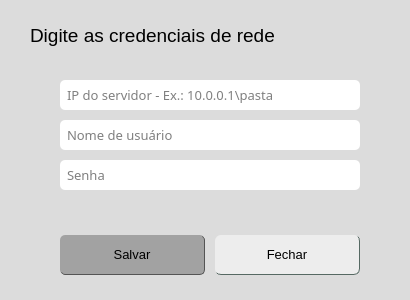
<?xml version="1.0" encoding="UTF-8"?>
<ui version="4.0">
 <class>confServidor</class>
 <widget class="QMainWindow" name="confServidor">
  <property name="enabled">
   <bool>true</bool>
  </property>
  <property name="geometry">
   <rect>
    <x>0</x>
    <y>0</y>
    <width>410</width>
    <height>300</height>
   </rect>
  </property>
  <property name="sizePolicy">
   <sizepolicy hsizetype="Fixed" vsizetype="Fixed">
    <horstretch>0</horstretch>
    <verstretch>0</verstretch>
   </sizepolicy>
  </property>
  <property name="minimumSize">
   <size>
    <width>410</width>
    <height>300</height>
   </size>
  </property>
  <property name="maximumSize">
   <size>
    <width>410</width>
    <height>300</height>
   </size>
  </property>
  <property name="windowTitle">
   <string>Configurção de Amazenamento</string>
  </property>
  <property name="windowIcon">
   <iconset>
    <normaloff>../imagens/icon.png</normaloff>../imagens/icon.png</iconset>
  </property>
  <property name="styleSheet">
   <string notr="true">background-color: rgba(220, 220, 220, 255)</string>
  </property>
  <widget class="QWidget" name="centralwidget">
   <widget class="QLabel" name="labelStatusServidor">
    <property name="geometry">
     <rect>
      <x>30</x>
      <y>200</y>
      <width>351</width>
      <height>20</height>
     </rect>
    </property>
    <property name="font">
     <font>
      <pointsize>10</pointsize>
     </font>
    </property>
    <property name="styleSheet">
     <string notr="true">background-color:transparent;
color: rgb(255, 0, 0);</string>
    </property>
    <property name="text">
     <string/>
    </property>
    <property name="alignment">
     <set>Qt::AlignCenter</set>
    </property>
   </widget>
   <widget class="QLineEdit" name="inputServidor">
    <property name="geometry">
     <rect>
      <x>60</x>
      <y>80</y>
      <width>300</width>
      <height>30</height>
     </rect>
    </property>
    <property name="minimumSize">
     <size>
      <width>300</width>
      <height>30</height>
     </size>
    </property>
    <property name="maximumSize">
     <size>
      <width>300</width>
      <height>30</height>
     </size>
    </property>
    <property name="font">
     <font>
      <family>Arial Rounded MT Bold</family>
      <pointsize>10</pointsize>
     </font>
    </property>
    <property name="autoFillBackground">
     <bool>false</bool>
    </property>
    <property name="styleSheet">
     <string notr="true">QLineEdit {
background-color: rgb(255, 255, 255);
border-radius: 5%;
padding: 5px;
}
</string>
    </property>
    <property name="text">
     <string/>
    </property>
    <property name="frame">
     <bool>true</bool>
    </property>
    <property name="cursorPosition">
     <number>0</number>
    </property>
    <property name="placeholderText">
     <string>IP do servidor - Ex.: 10.0.0.1\pasta</string>
    </property>
    <property name="cursorMoveStyle">
     <enum>Qt::LogicalMoveStyle</enum>
    </property>
   </widget>
   <widget class="QLineEdit" name="inputUsuario">
    <property name="geometry">
     <rect>
      <x>60</x>
      <y>120</y>
      <width>300</width>
      <height>30</height>
     </rect>
    </property>
    <property name="minimumSize">
     <size>
      <width>300</width>
      <height>30</height>
     </size>
    </property>
    <property name="maximumSize">
     <size>
      <width>300</width>
      <height>30</height>
     </size>
    </property>
    <property name="font">
     <font>
      <family>Arial Rounded MT Bold</family>
      <pointsize>10</pointsize>
     </font>
    </property>
    <property name="styleSheet">
     <string notr="true">QLineEdit {
background-color: rgb(255, 255, 255);
border-radius: 5%;
padding: 5px;
}</string>
    </property>
    <property name="placeholderText">
     <string>Nome de usuário</string>
    </property>
   </widget>
   <widget class="QLineEdit" name="inputSenha">
    <property name="geometry">
     <rect>
      <x>60</x>
      <y>160</y>
      <width>300</width>
      <height>30</height>
     </rect>
    </property>
    <property name="minimumSize">
     <size>
      <width>300</width>
      <height>30</height>
     </size>
    </property>
    <property name="maximumSize">
     <size>
      <width>300</width>
      <height>30</height>
     </size>
    </property>
    <property name="font">
     <font>
      <family>Arial Rounded MT Bold</family>
      <pointsize>10</pointsize>
     </font>
    </property>
    <property name="styleSheet">
     <string notr="true">QLineEdit {
background-color: rgb(255, 255, 255);
border-radius: 5%;
padding: 5px;
}</string>
    </property>
    <property name="echoMode">
     <enum>QLineEdit::Password</enum>
    </property>
    <property name="placeholderText">
     <string>Senha</string>
    </property>
   </widget>
   <widget class="QPushButton" name="btnSalvar">
    <property name="geometry">
     <rect>
      <x>60</x>
      <y>235</y>
      <width>145</width>
      <height>40</height>
     </rect>
    </property>
    <property name="minimumSize">
     <size>
      <width>145</width>
      <height>40</height>
     </size>
    </property>
    <property name="maximumSize">
     <size>
      <width>145</width>
      <height>40</height>
     </size>
    </property>
    <property name="palette">
     <palette>
      <active>
       <colorrole role="Button">
        <brush brushstyle="SolidPattern">
         <color alpha="255">
          <red>162</red>
          <green>162</green>
          <blue>162</blue>
         </color>
        </brush>
       </colorrole>
       <colorrole role="Base">
        <brush brushstyle="SolidPattern">
         <color alpha="255">
          <red>162</red>
          <green>162</green>
          <blue>162</blue>
         </color>
        </brush>
       </colorrole>
       <colorrole role="Window">
        <brush brushstyle="SolidPattern">
         <color alpha="255">
          <red>162</red>
          <green>162</green>
          <blue>162</blue>
         </color>
        </brush>
       </colorrole>
      </active>
      <inactive>
       <colorrole role="Button">
        <brush brushstyle="SolidPattern">
         <color alpha="255">
          <red>162</red>
          <green>162</green>
          <blue>162</blue>
         </color>
        </brush>
       </colorrole>
       <colorrole role="Base">
        <brush brushstyle="SolidPattern">
         <color alpha="255">
          <red>162</red>
          <green>162</green>
          <blue>162</blue>
         </color>
        </brush>
       </colorrole>
       <colorrole role="Window">
        <brush brushstyle="SolidPattern">
         <color alpha="255">
          <red>162</red>
          <green>162</green>
          <blue>162</blue>
         </color>
        </brush>
       </colorrole>
      </inactive>
      <disabled>
       <colorrole role="Button">
        <brush brushstyle="SolidPattern">
         <color alpha="255">
          <red>162</red>
          <green>162</green>
          <blue>162</blue>
         </color>
        </brush>
       </colorrole>
       <colorrole role="Base">
        <brush brushstyle="SolidPattern">
         <color alpha="255">
          <red>162</red>
          <green>162</green>
          <blue>162</blue>
         </color>
        </brush>
       </colorrole>
       <colorrole role="Window">
        <brush brushstyle="SolidPattern">
         <color alpha="255">
          <red>162</red>
          <green>162</green>
          <blue>162</blue>
         </color>
        </brush>
       </colorrole>
      </disabled>
     </palette>
    </property>
    <property name="font">
     <font>
      <pointsize>10</pointsize>
      <weight>50</weight>
      <bold>false</bold>
     </font>
    </property>
    <property name="cursor">
     <cursorShape>PointingHandCursor</cursorShape>
    </property>
    <property name="styleSheet">
     <string notr="true">QPushButton {
	box-shadow:inset 0px 1px 3px 0px #91b8b3;
	background:linear-gradient(to bottom, #768d87 5%, #6c7c7c 100%);
	background-color:#a2a2a2;
	border-radius:5px;
	border-bottom:1px solid #545454;
	border-right:1px solid #545454;
	display:inline-block;
}
QPushButton:hover {
	background:linear-gradient(to bottom, #6c7c7c 5%, #768d87 100%);
	background-color:#8d8d8d;
	border-top:1px solid #545454;
	border-left:1px solid #545454;
	border-bottom:1px solid #818181;
	border-right:1px solid #818181;
}</string>
    </property>
    <property name="text">
     <string>Salvar</string>
    </property>
    <property name="autoRepeat">
     <bool>false</bool>
    </property>
   </widget>
   <widget class="QPushButton" name="btnFechar">
    <property name="geometry">
     <rect>
      <x>215</x>
      <y>235</y>
      <width>145</width>
      <height>40</height>
     </rect>
    </property>
    <property name="minimumSize">
     <size>
      <width>145</width>
      <height>40</height>
     </size>
    </property>
    <property name="maximumSize">
     <size>
      <width>145</width>
      <height>40</height>
     </size>
    </property>
    <property name="font">
     <font>
      <pointsize>10</pointsize>
     </font>
    </property>
    <property name="cursor">
     <cursorShape>PointingHandCursor</cursorShape>
    </property>
    <property name="styleSheet">
     <string notr="true">QPushButton {
	box-shadow:inset 0px 1px 0px 0px #ffffff;
	background:linear-gradient(to bottom, #ededed 5%, #dfdfdf 100%);
	background-color:#ededed;
	border-radius:6px;
	border-bottom:1px solid #566963;
	border-right:1px solid #566963;
	display:inline-block;
	padding:6px 24px;
}
QPushButton:hover {
	background:linear-gradient(to bottom, #dfdfdf 5%, #ededed 100%);
	background-color:#e3e3e3;
	border-top:1px solid #566963;
	border-left:1px solid #566963;
	border-bottom:1px solid #bdbdbd;
	border-right:1px solid #bdbdbd;
}</string>
    </property>
    <property name="text">
     <string>Fechar</string>
    </property>
    <property name="shortcut">
     <string>Esc</string>
    </property>
   </widget>
   <widget class="QLabel" name="labelTitulo">
    <property name="geometry">
     <rect>
      <x>30</x>
      <y>20</y>
      <width>341</width>
      <height>31</height>
     </rect>
    </property>
    <property name="font">
     <font>
      <family>Arial</family>
      <pointsize>14</pointsize>
     </font>
    </property>
    <property name="styleSheet">
     <string notr="true">background-color:transparent;</string>
    </property>
    <property name="text">
     <string>Digite as credenciais de rede</string>
    </property>
   </widget>
  </widget>
 </widget>
 <resources/>
 <connections>
  <connection>
   <sender>btnFechar</sender>
   <signal>clicked()</signal>
   <receiver>confServidor</receiver>
   <slot>close()</slot>
   <hints>
    <hint type="sourcelabel">
     <x>287</x>
     <y>254</y>
    </hint>
    <hint type="destinationlabel">
     <x>204</x>
     <y>149</y>
    </hint>
   </hints>
  </connection>
 </connections>
</ui>
